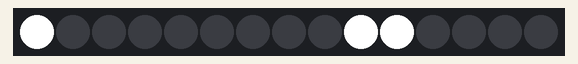
This sketch was run on a simulated Arduino Uno, built with avr-gcc and run on an emulated ATmega328P. On the bench: 15 RGB LEDs in strip order, left to right.

Above: at 4.57 s.
At 5.79 s:
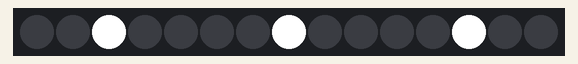
At 7.0 s:
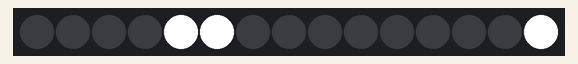
At 9.53 s:
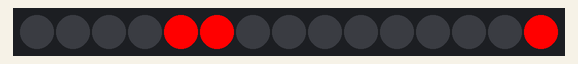
At 12.05 s:
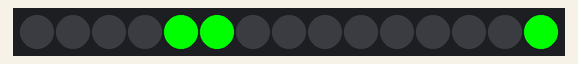
At 14.58 s:
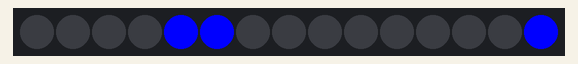

The sketch:

neopixel_strip_2.ino
```cpp
#include <Adafruit_NeoPixel.h>

#define NPX_PIN 6

#define NUMPIXELS 15

#define PXGROUP 5


Adafruit_NeoPixel pixelstrip = Adafruit_NeoPixel(NUMPIXELS, NPX_PIN, NEO_GRB + NEO_KHZ800);

uint32_t red = pixelstrip.Color(255, 0, 0);
uint32_t green = pixelstrip.Color(0, 255, 0);
uint32_t blue = pixelstrip.Color(0, 0, 255);
uint32_t white = pixelstrip.Color(255, 255, 255);
uint32_t none = pixelstrip.Color(0, 0, 0);


uint32_t colours[] = { none,  white, red, green, blue};

void setup(){
    pixelstrip.begin();
    for(int i=0;i<NUMPIXELS;i++){
            pixelstrip.setPixelColor(i, pixelstrip.Color(0, 0, 0));
    }
    pixelstrip.show();
    delay(2000);
}

int c = 0;
int l = 0;

void loop(){
    for(int j=0;j<PXGROUP;j++){

        // turn all off
        for(int i=0;i<NUMPIXELS;i++){
            pixelstrip.setPixelColor(i, pixelstrip.Color(0, 0, 0));
        }

        // turn on every 5th one
        for(int i=0;i<NUMPIXELS/PXGROUP;i++){
          if(i!=1){
            pixelstrip.setPixelColor(j+PXGROUP*i, colours[c]);
          }else{
            pixelstrip.setPixelColor(PXGROUP*2-j-1, colours[c]);

          }
        }

        pixelstrip.show();

        delay(100);
    }

    l++;
    if(l % 5 == 0){
      c++;
      if(c>4) c=0;
    }

}
```

Measured:
- by itself, everything shown: repeats every 12.6 s, in 101 steps
